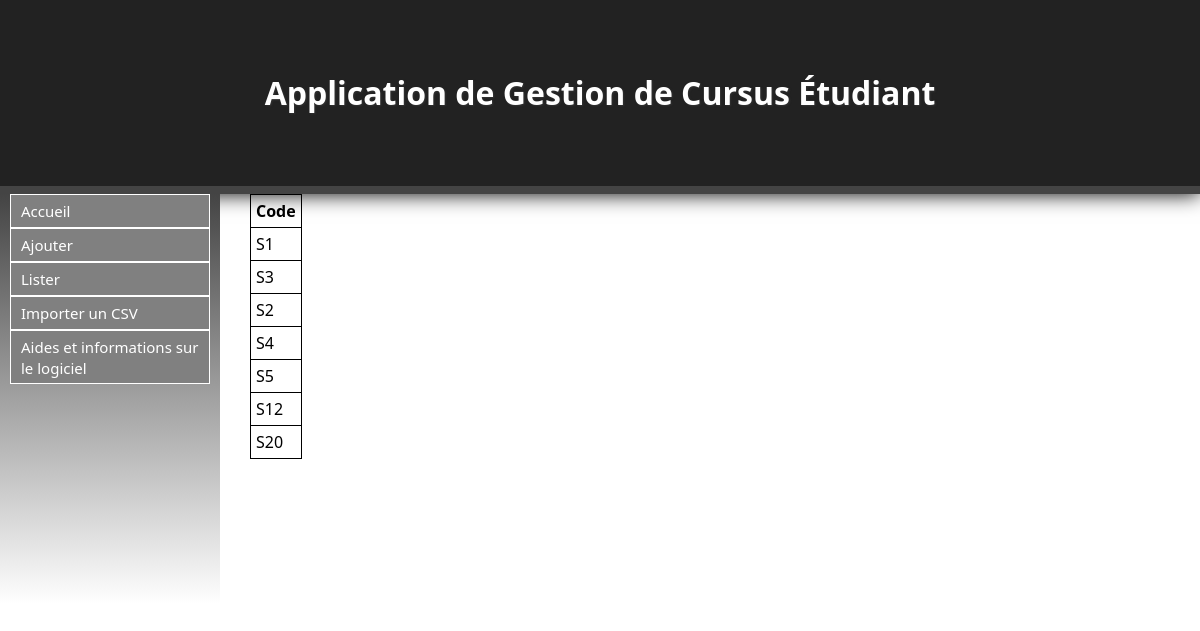
Page /Semestre/listerSemestre on the earlier database version.
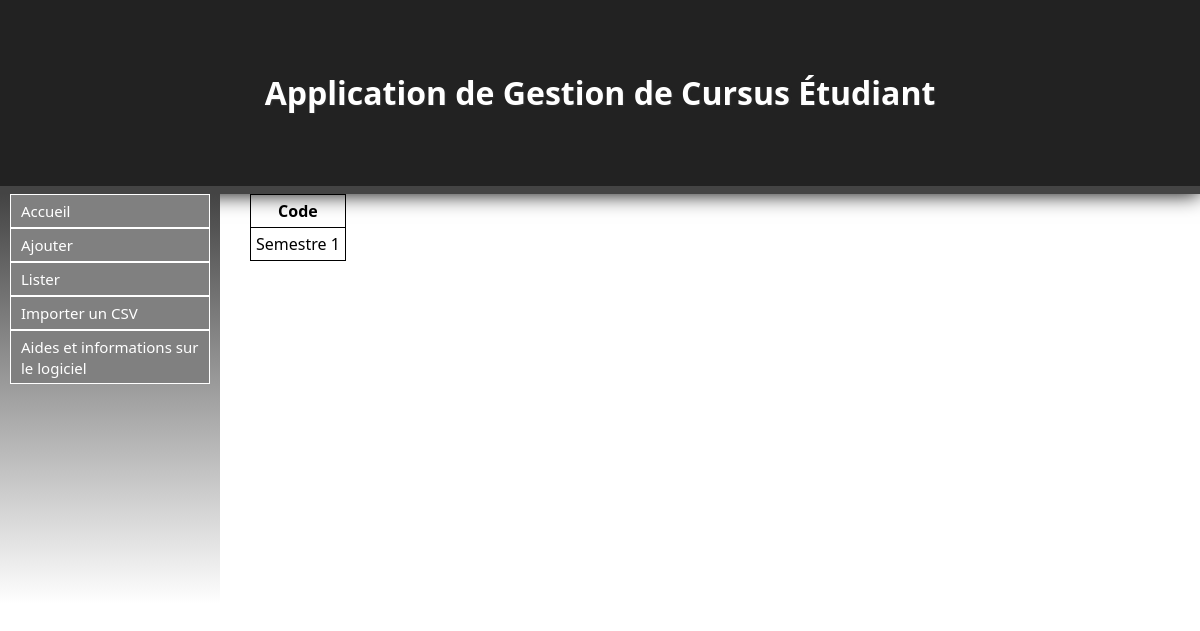
Same page on the later database version.
### Semestre/models.py (models this page shows, shortened)
class Semestre(models.Model):
	code = models.CharField(max_length=30,null=False)
	diplome = models.ForeignKey(Diplome, null=True)

### Semestre/views.py (the view)
def listerSemestre(request):
	semestre = Semestre.objects.all()
	return render(request, 'contenu_html/listerSemestre.html',{'semestre': semestre})

### Semestre/templates/contenu_html/listerSemestre.html (shortened to what this page needs)
{% extends "base.html" %}
{% block content %}
{% if not semestre %}
	<p>Pas d'unité d'enseignement</p>
{% else %}
	<table style="border:1px solid black; border-collapse : collapse;">
	<tr>
		<th style="border:1px solid black;">Code</th>
	</tr>
{% endif %}
{% for sem in semestre %}
	<tr>
		<td style="border:1px solid black;">{{ sem.code }}</td>
	</tr>
{% endfor %}
</table>
{% endblock %}

Differences in the rows shown:
removed Semestre: code "S3"
removed Semestre: code "S2"
removed Semestre: code "S4"
removed Semestre: code "S5"
removed Semestre: code "S12"
removed Semestre: code "S20"
changed Semestre: code "S1" → "Semestre 1"
